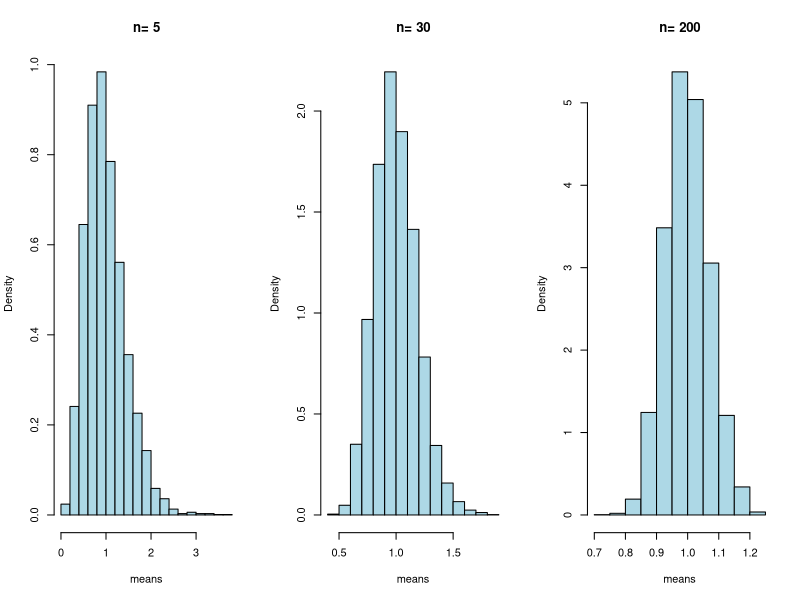

The R source for this figure:
set.seed(2143)
b<-10000
x<-rnorm(b)
sum(x>1.5)/b

f <- function(n=1e4){ x<-rnorm(n); list(mc=mean(x>1.5), exact=pnorm(1.5,lower.tail=FALSE)) }

l<-c(5,30,200,1000)
lapply(l,function(x) mean(rexp(5,1)))

par(mfrow=c(1,3));
for(n in c(5,30,200)){ 
  means <- replicate(5000, mean(rexp(n)))
  hist(means, main=paste("n=",n), prob=TRUE, col="lightblue") 
}

# simulation
lambda_true <- 3
estimates <- replicate(10000, mean(rpois(50, lambda_true)))
mean(estimates)        # should be ≈ 3
var(estimates)         # should be ≈ lambda/n = 3/50 = 0.06

#ratio of two sample variances
ratio_dist <- replicate(10000, {
  x <- rexp(30); y <- rexp(30)
  var(x) / var(y)
})
quantile(ratio_dist, c(0.025, 0.975))

# power analysis
#What sample size do you need to detect an effect of size d = 0.4 with 80% power in a two-sample t-test?
power_sim <- function(n, d = 0.4, B = 5000) {
  rejections <- replicate(B, {
    x <- rnorm(n); y <- rnorm(n, mean = d)
    t.test(x, y)$p.value < 0.05
  })
  mean(rejections)
}
power_sim(50)   # ≈ 0.60 — not enough
power_sim(100)  # ≈ 0.80 — there it is
